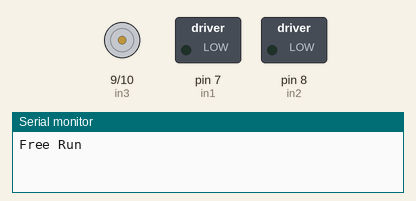
Recording of a sketch running on a simulated Arduino Uno, built with avr-gcc and run on an emulated ATmega328P. Parts: motor-driver pin pairs drawn as motors (green arrow = first pin HIGH = forward, orange = second pin HIGH = backward, longer = more drive), switched loads named in the sketch (green lamp = pin HIGH), the last lines printed to the serial monitor.

Above: at 1.0 s.
At 6.0 s:
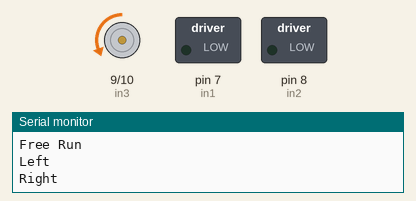
At 9.0 s:
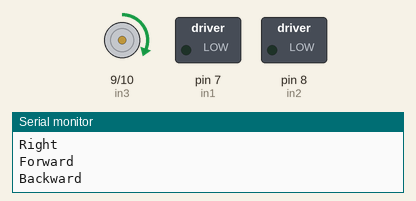
Timing chart, 0 to 15.6 s (numbered marks = the images above):
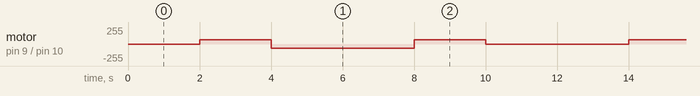

The sketch:

MotorMega.ino
```cpp
int rpm=64;
#define in1 7  //+12
#define in2 8  //0
#define in3 9  //+12
#define in4 10 //0
//Yellow = Power
//Blue = Ground

void setup() {
  Serial.begin(9600);
  pinMode(in1, OUTPUT);
  pinMode(in2, OUTPUT);
  pinMode(in3, OUTPUT);
  pinMode(in4, OUTPUT);
}

void leftTurn() {
  Serial.println("Left");
  analogWrite(in1,rpm);
  analogWrite(in2,0);
  analogWrite(in3,rpm);
  analogWrite(in4,0);
}


void rightTurn() {
  Serial.println("Right");
  analogWrite(in1,0);
  analogWrite(in2,rpm);
  analogWrite(in3,0);
  analogWrite(in4,rpm);
}


void forward() {
  Serial.println("Forward");
  analogWrite(in1,rpm);
  analogWrite(in2,0);
  analogWrite(in3,0);
  analogWrite(in4,rpm);
}


void backward() {
  Serial.println("Backward");
  analogWrite(in1,0);
  analogWrite(in2,rpm);
  analogWrite(in3,rpm);
  analogWrite(in4,0);
}

void freeRun() {
  Serial.println("Free Run");
  analogWrite(in1,0);
  analogWrite(in2,0);
  analogWrite(in3,0);
  analogWrite(in4,0);
}

void brake() {
  Serial.println("Brake");
  analogWrite(in1,rpm);
  analogWrite(in2,rpm);
  analogWrite(in3,rpm);
  analogWrite(in4,rpm);
}

void loop() {
  freeRun();
  delay(2000);
  leftTurn();
  delay(2000);
  rightTurn();
  delay(2000);
  forward();
  delay(2000);
  backward();
  delay(2000);
  brake();
  delay(2000);
  freeRun();// put your main code here, to run repeatedly:
}
```

Measured:
- by itself, motor on pin 9 (in3) / pin 10 (in4): repeats every 12.0 s: backward 64/255 4.0 s, forward 64/255 2.0 s, stopped 4.0 s, forward 64/255 2.0 s
